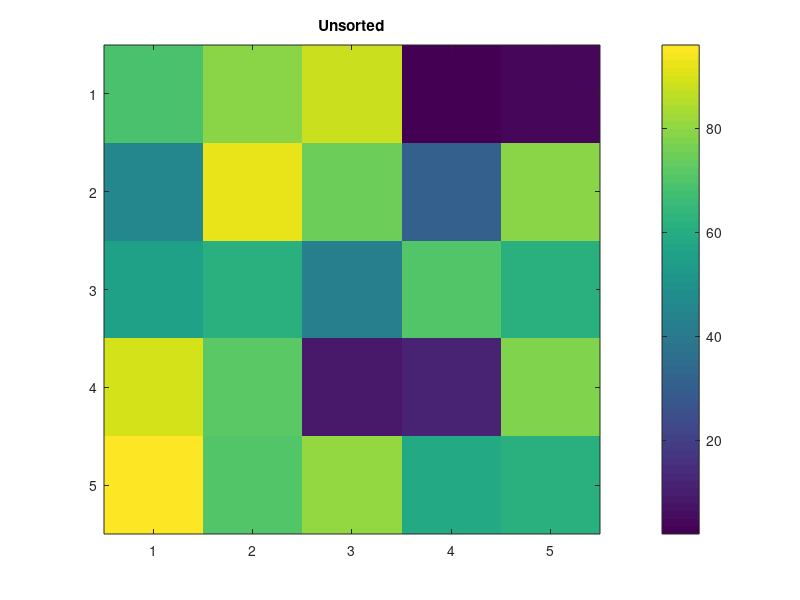
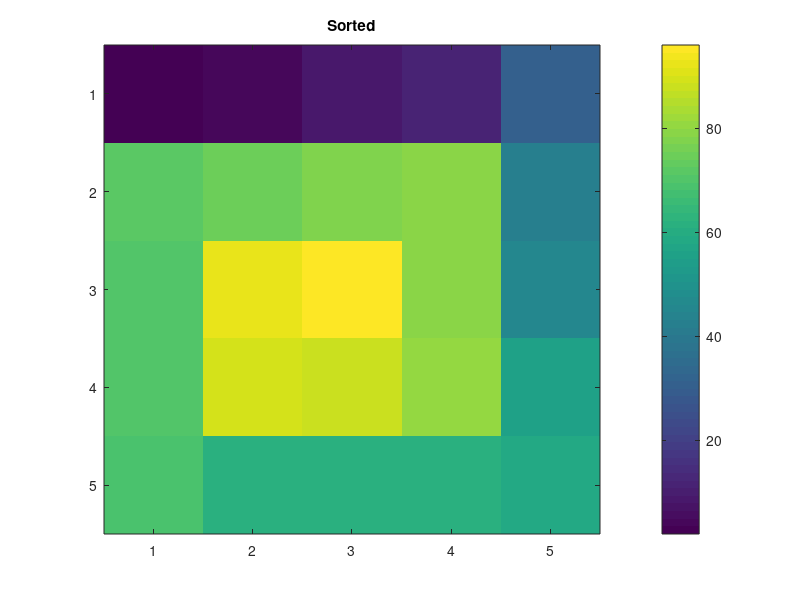

Reproduce these figures in MATLAB, in order.
n = round(input('Input n: '));
m = round(input('Input m: '));
A = round(rand(n, m) * 100)
C = sort(A(:));
length(C)
B = zeros(n, m);

i = 1;
j = m;
min_i = 1;
min_j = 1;
max_i = n;
max_j = m;
B(1, 1:m-1) = C(1:m-1);
k = m;
while k < n*m
    while i < max_i && (k < n*m)
       B(i, j) = C(k);
       i = i + 1;
       k = k + 1;
    end
    max_j = max_j - 1;
    
    while j > min_j && (k < n*m)
       B(i, j) = C(k);
       j = j - 1;
       k = k + 1;
    end
    min_i = min_i + 1;
    
    while i > min_i && (k < n*m)
       B(i, j) = C(k); 
       i = i - 1;
       k = k + 1;
    end
    min_j = min_j + 1;
    
    while (j < max_j) && (k < n*m)
       B(i, j) = C(k);
       j = j + 1;
       k = k + 1;
    end
    max_i = max_i - 1;
end

B(i, j) = C(k)

imagesc(A);
title('Unsorted');
colorbar;

figure;
imagesc(B);
title('Sorted');
colorbar;